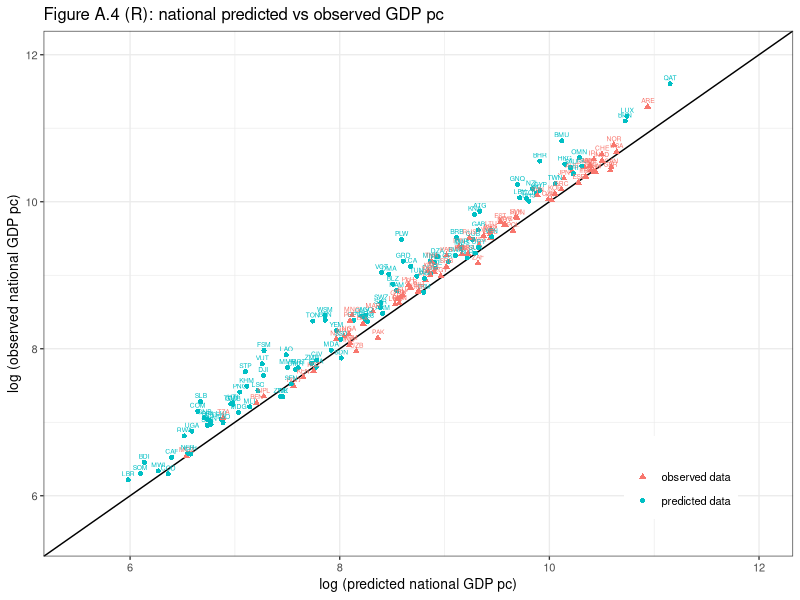

Write R code to recreate this figure.
#!/usr/bin/env Rscript
# ===========================================================================
# Figure_A4.R  --  R replication of Figure A.4 (Lessmann & Seidel 2017)
# ---------------------------------------------------------------------------
# National PREDICTED vs OBSERVED GDP per capita, a validation scatter. The
# authors' night-lights prediction of national GDP pc (pred_GDP_pc_Country) is
# checked against observed GDP pc, split by data source via the geroli_dum flag:
#   geroli_dum==1 -> has Gennaioli et al. (2014) observed data (a 78-cty subset)
#   geroli_dum==0 -> predicted-only countries
# log(observed) is plotted vs log(predicted) with a 45-degree reference line;
# good prediction => points lie near y = x.
#
# R twin of Figure_A4.do. Reads the SAME data/Figure_A4_data.csv and reproduces
# the same country counts and picture (see README comparison).
#
# REQUIRED PACKAGES (install once):
#   install.packages(c("readr","ggplot2"))
#
# RUN:  Rscript Figure_A4.R
# OUTPUT: output/Figure_A4_R.png, output/Figure_A4_results_R.csv
# ===========================================================================
suppressMessages({ library(readr); library(ggplot2) })  # readr=fast CSV; ggplot2=plot

## --- 0. portable working directory ----------------------------------------
args <- commandArgs(trailingOnly = FALSE)                # capture the --file= arg
fa <- sub("^--file=", "", args[grep("^--file=", args)])  # path of THIS script
if (length(fa) == 1) setwd(dirname(normalizePath(fa)))   # cd to script's folder
dir.create("output", showWarnings = FALSE)               # ensure output/ exists

## --- 1. read CSV ----------------------------------------------------------
# Column names are case-sensitive, exactly as in the header (Stata case(preserve)).
d <- read_csv("data/Figure_A4_data.csv", show_col_types = FALSE)

## --- 2. restrict to 2001-2010 ---------------------------------------------
# Cross-sectional figure: keep the decade of overlap, then average each country.
d <- subset(d, year > 2000 & year < 2011)

## --- 3. collapse to one row per country (means of the three GDP series) ----
# na.rm=TRUE mimics Stata's collapse (mean), which ignores missing "." entries.
agg <- aggregate(cbind(GDP_pc_Country, pred_GDP_pc_Country, GDP_pc_Country_G)
                 ~ Country_ISO, data = d,
                 FUN = function(x) mean(x, na.rm = TRUE),  # per-country mean
                 na.action = na.pass)                      # keep all-NA Gennaioli rows

## --- 4. logs and the data-source flag -------------------------------------
agg$log_GDP_pc_Country      <- log(agg$GDP_pc_Country)        # log observed (WB)
agg$log_pred_GDP_pc_Country <- log(agg$pred_GDP_pc_Country)   # log predicted (lights)
# geroli_dum: 1 if the country HAS Gennaioli observed data, 0 otherwise.
# aggregate() turns the all-missing Gennaioli countries into NaN (not just NA).
agg$geroli_dum <- ifelse(is.finite(agg$GDP_pc_Country_G), 1L, 0L)

## --- 5. headline counts ---------------------------------------------------
n_total     <- nrow(agg)                  # all countries with a prediction
n_gennaioli <- sum(agg$geroli_dum == 1)   # subset with Gennaioli observed data

## --- 6. Figure A.4 --------------------------------------------------------
# Two scatters of log-observed vs log-predicted, split by data source, plus the
# 45-degree reference line y = x drawn over the data range [5.5, 12].
#   - triangles = Gennaioli-observed subset (geroli_dum==1) -> "observed data"
#   - circles   = predicted-only countries  (geroli_dum==0) -> "predicted data"
#   - geom_text labels each marker with its ISO code (small, to stay readable).
agg$grp <- factor(ifelse(agg$geroli_dum == 1, "observed data", "predicted data"))
p <- ggplot(agg, aes(log_pred_GDP_pc_Country, log_GDP_pc_Country,
                     colour = grp, shape = grp, label = Country_ISO)) +
  geom_abline(slope = 1, intercept = 0, colour = "black") +     # 45-degree line y=x
  geom_point(size = 1.4) +                                       # the country points
  geom_text(size = 1.7, vjust = -0.7, show.legend = FALSE) +     # ISO-code labels
  scale_shape_manual(values = c("observed data" = 17,           # 17 = filled triangle
                                "predicted data" = 16)) +        # 16 = filled circle
  coord_cartesian(xlim = c(5.5, 12), ylim = c(5.5, 12)) +        # match Stata range
  labs(title = "Figure A.4 (R): national predicted vs observed GDP pc",
       x = "log (predicted national GDP pc)",
       y = "log (observed national GDP pc)", colour = "", shape = "") +
  theme_bw(base_size = 10) +
  theme(legend.position = c(0.85, 0.15))                         # legend inside, lower-right
ggsave("output/Figure_A4_R.png", p, width = 6, height = 5, dpi = 130)

## --- 7. key numbers for the comparison ------------------------------------
res <- data.frame(metric = c("n_countries_total", "n_gennaioli_observed"),
                  value  = c(n_total, n_gennaioli))
write_csv(res, "output/Figure_A4_results_R.csv")
cat(sprintf("R  | %d countries total | %d with Gennaioli observed data\n",
            n_total, n_gennaioli))
